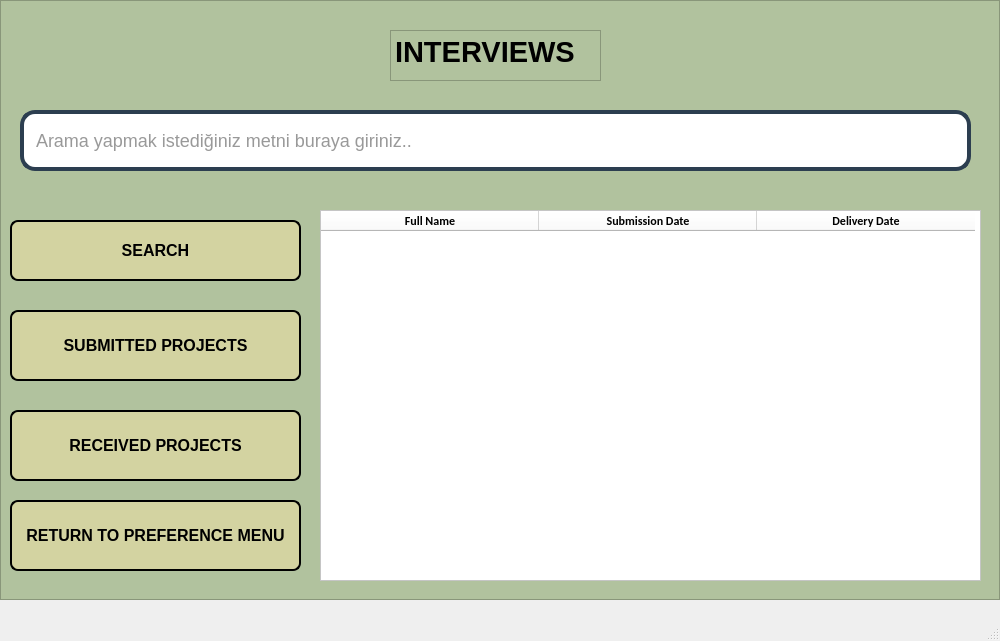
<?xml version="1.0" encoding="UTF-8"?>
<ui version="4.0">
 <class>MainWindow</class>
 <widget class="QMainWindow" name="MainWindow">
  <property name="geometry">
   <rect>
    <x>0</x>
    <y>0</y>
    <width>1000</width>
    <height>641</height>
   </rect>
  </property>
  <property name="windowTitle">
   <string>MainWindow</string>
  </property>
  <widget class="QWidget" name="centralwidget">
   <widget class="QFrame" name="frame">
    <property name="geometry">
     <rect>
      <x>0</x>
      <y>0</y>
      <width>1000</width>
      <height>600</height>
     </rect>
    </property>
    <property name="styleSheet">
     <string notr="true">background-color:rgb(177, 194, 158)</string>
    </property>
    <property name="frameShape">
     <enum>QFrame::StyledPanel</enum>
    </property>
    <property name="frameShadow">
     <enum>QFrame::Raised</enum>
    </property>
    <widget class="QPushButton" name="pushButton">
     <property name="geometry">
      <rect>
       <x>10</x>
       <y>220</y>
       <width>291</width>
       <height>61</height>
      </rect>
     </property>
     <property name="styleSheet">
      <string notr="true">
QPushButton {
    font-size: 16px;
    font-weight: bold;
    font-family: Arial;
    color: black; /* Siyah yazı rengi */
    background-color: #d3d3a1; /* Sarıya yakın gri arka plan rengi */
    border-radius: 8px; /* Köşe yuvarlama */
    padding: 8px; /* Küçük padding */
    border: 2px solid black; /* İnce siyah çerçeve */
    
    /* Gölgelendirme eklemek için: */
    box-shadow: 3px 3px 6px rgba(0, 0, 0, 0.3); /* Gölgenin boyutu ve rengi */
}

QPushButton:hover {
    background-color: #b0b072; /* Hover durumunda daha koyu sarımsı gri */
    /* Hover durumunda gölgeyi değiştirmek için */
    box-shadow: 5px 5px 10px rgba(0, 0, 0, 0.5); /* Hover sırasında daha belirgin gölge */
}</string>
     </property>
     <property name="text">
      <string>SEARCH</string>
     </property>
    </widget>
    <widget class="QPushButton" name="pushButton_2">
     <property name="geometry">
      <rect>
       <x>10</x>
       <y>310</y>
       <width>291</width>
       <height>71</height>
      </rect>
     </property>
     <property name="styleSheet">
      <string notr="true">
QPushButton {
    font-size: 16px;
    font-weight: bold;
    font-family: Arial;
    color: black; /* Siyah yazı rengi */
    background-color: #d3d3a1; /* Sarıya yakın gri arka plan rengi */
    border-radius: 8px; /* Köşe yuvarlama */
    padding: 8px; /* Küçük padding */
    border: 2px solid black; /* İnce siyah çerçeve */
    
    /* Gölgelendirme eklemek için: */
    box-shadow: 3px 3px 6px rgba(0, 0, 0, 0.3); /* Gölgenin boyutu ve rengi */
}

QPushButton:hover {
    background-color: #b0b072; /* Hover durumunda daha koyu sarımsı gri */
    /* Hover durumunda gölgeyi değiştirmek için */
    box-shadow: 5px 5px 10px rgba(0, 0, 0, 0.5); /* Hover sırasında daha belirgin gölge */
}</string>
     </property>
     <property name="text">
      <string>SUBMITTED PROJECTS</string>
     </property>
    </widget>
    <widget class="QLineEdit" name="lineEdit">
     <property name="geometry">
      <rect>
       <x>20</x>
       <y>110</y>
       <width>951</width>
       <height>61</height>
      </rect>
     </property>
     <property name="styleSheet">
      <string notr="true">QLineEdit {
    font-size: 18px;
    font-family: Arial;
    color: #333;
    background-color: #fff;
    border: 4px solid #2c3e50;
    border-radius: 15px;
    padding: 10px;
    box-shadow: 5px 5px 10px rgba(0, 0, 0, 0.5);
}
QLineEdit:placeholder {
    color: rgba(150, 150, 150, 0.8);
    font-style: italic;
}</string>
     </property>
     <property name="placeholderText">
      <string>Arama yapmak istediğiniz metni buraya giriniz..</string>
     </property>
    </widget>
    <widget class="QPushButton" name="pushButton_3">
     <property name="geometry">
      <rect>
       <x>10</x>
       <y>500</y>
       <width>291</width>
       <height>71</height>
      </rect>
     </property>
     <property name="styleSheet">
      <string notr="true">
QPushButton {
    font-size: 16px;
    font-weight: bold;
    font-family: Arial;
    color: black; /* Siyah yazı rengi */
    background-color: #d3d3a1; /* Sarıya yakın gri arka plan rengi */
    border-radius: 8px; /* Köşe yuvarlama */
    padding: 8px; /* Küçük padding */
    border: 2px solid black; /* İnce siyah çerçeve */
    
    /* Gölgelendirme eklemek için: */
    box-shadow: 3px 3px 6px rgba(0, 0, 0, 0.3); /* Gölgenin boyutu ve rengi */
}

QPushButton:hover {
    background-color: #b0b072; /* Hover durumunda daha koyu sarımsı gri */
    /* Hover durumunda gölgeyi değiştirmek için */
    box-shadow: 5px 5px 10px rgba(0, 0, 0, 0.5); /* Hover sırasında daha belirgin gölge */
}</string>
     </property>
     <property name="text">
      <string>RETURN TO PREFERENCE MENU</string>
     </property>
    </widget>
    <widget class="QPushButton" name="pushButton_4">
     <property name="geometry">
      <rect>
       <x>10</x>
       <y>410</y>
       <width>291</width>
       <height>71</height>
      </rect>
     </property>
     <property name="styleSheet">
      <string notr="true">
QPushButton {
    font-size: 16px;
    font-weight: bold;
    font-family: Arial;
    color: black; /* Siyah yazı rengi */
    background-color: #d3d3a1; /* Sarıya yakın gri arka plan rengi */
    border-radius: 8px; /* Köşe yuvarlama */
    padding: 8px; /* Küçük padding */
    border: 2px solid black; /* İnce siyah çerçeve */
    
    /* Gölgelendirme eklemek için: */
    box-shadow: 3px 3px 6px rgba(0, 0, 0, 0.3); /* Gölgenin boyutu ve rengi */
}

QPushButton:hover {
    background-color: #b0b072; /* Hover durumunda daha koyu sarımsı gri */
    /* Hover durumunda gölgeyi değiştirmek için */
    box-shadow: 5px 5px 10px rgba(0, 0, 0, 0.5); /* Hover sırasında daha belirgin gölge */
}</string>
     </property>
     <property name="text">
      <string>RECEIVED PROJECTS</string>
     </property>
    </widget>
    <widget class="QPushButton" name="pushButton_5">
     <property name="geometry">
      <rect>
       <x>120</x>
       <y>710</y>
       <width>131</width>
       <height>51</height>
      </rect>
     </property>
     <property name="styleSheet">
      <string notr="true">
QPushButton {
    font-size: 16px;
    font-weight: bold;
    font-family: Arial;
    color: black; /* Siyah yazı rengi */
    background-color: #d3d3a1; /* Sarıya yakın gri arka plan rengi */
    border-radius: 8px; /* Köşe yuvarlama */
    padding: 8px; /* Küçük padding */
    border: 2px solid black; /* İnce siyah çerçeve */
    
    /* Gölgelendirme eklemek için: */
    box-shadow: 3px 3px 6px rgba(0, 0, 0, 0.3); /* Gölgenin boyutu ve rengi */
}

QPushButton:hover {
    background-color: #b0b072; /* Hover durumunda daha koyu sarımsı gri */
    /* Hover durumunda gölgeyi değiştirmek için */
    box-shadow: 5px 5px 10px rgba(0, 0, 0, 0.5); /* Hover sırasında daha belirgin gölge */
}</string>
     </property>
     <property name="text">
      <string>EXIT</string>
     </property>
    </widget>
    <widget class="QTableWidget" name="tableWidget">
     <property name="geometry">
      <rect>
       <x>320</x>
       <y>210</y>
       <width>661</width>
       <height>371</height>
      </rect>
     </property>
     <property name="styleSheet">
      <string notr="true">background-color:rgb(255, 255, 255)</string>
     </property>
     <attribute name="horizontalHeaderDefaultSectionSize">
      <number>218</number>
     </attribute>
     <column>
      <property name="text">
       <string>Full Name</string>
      </property>
      <property name="font">
       <font>
        <family>Calibri</family>
        <pointsize>9</pointsize>
        <weight>75</weight>
        <bold>true</bold>
       </font>
      </property>
     </column>
     <column>
      <property name="text">
       <string>Submission Date</string>
      </property>
      <property name="font">
       <font>
        <family>Calibri</family>
        <pointsize>9</pointsize>
        <weight>75</weight>
        <bold>true</bold>
       </font>
      </property>
     </column>
     <column>
      <property name="text">
       <string>Delivery Date</string>
      </property>
      <property name="font">
       <font>
        <family>Calibri</family>
        <pointsize>9</pointsize>
        <weight>75</weight>
        <bold>true</bold>
       </font>
      </property>
     </column>
    </widget>
    <widget class="QTextBrowser" name="textBrowser">
     <property name="geometry">
      <rect>
       <x>390</x>
       <y>30</y>
       <width>211</width>
       <height>51</height>
      </rect>
     </property>
     <property name="html">
      <string>&lt;!DOCTYPE HTML PUBLIC &quot;-//W3C//DTD HTML 4.0//EN&quot; &quot;http://www.w3.org/TR/REC-html40/strict.dtd&quot;&gt;
&lt;html&gt;&lt;head&gt;&lt;meta name=&quot;qrichtext&quot; content=&quot;1&quot; /&gt;&lt;style type=&quot;text/css&quot;&gt;
p, li { white-space: pre-wrap; }
&lt;/style&gt;&lt;/head&gt;&lt;body style=&quot; font-family:'MS Shell Dlg 2'; font-size:8.25pt; font-weight:400; font-style:normal;&quot;&gt;
&lt;p style=&quot; margin-top:0px; margin-bottom:0px; margin-left:0px; margin-right:0px; -qt-block-indent:0; text-indent:0px;&quot;&gt;&lt;span style=&quot; font-size:22pt; font-weight:600;&quot;&gt;INTERVIEWS&lt;/span&gt;&lt;/p&gt;&lt;/body&gt;&lt;/html&gt;</string>
     </property>
    </widget>
   </widget>
  </widget>
  <widget class="QMenuBar" name="menubar">
   <property name="geometry">
    <rect>
     <x>0</x>
     <y>0</y>
     <width>1000</width>
     <height>21</height>
    </rect>
   </property>
  </widget>
  <widget class="QStatusBar" name="statusbar"/>
 </widget>
 <resources/>
 <connections/>
</ui>
